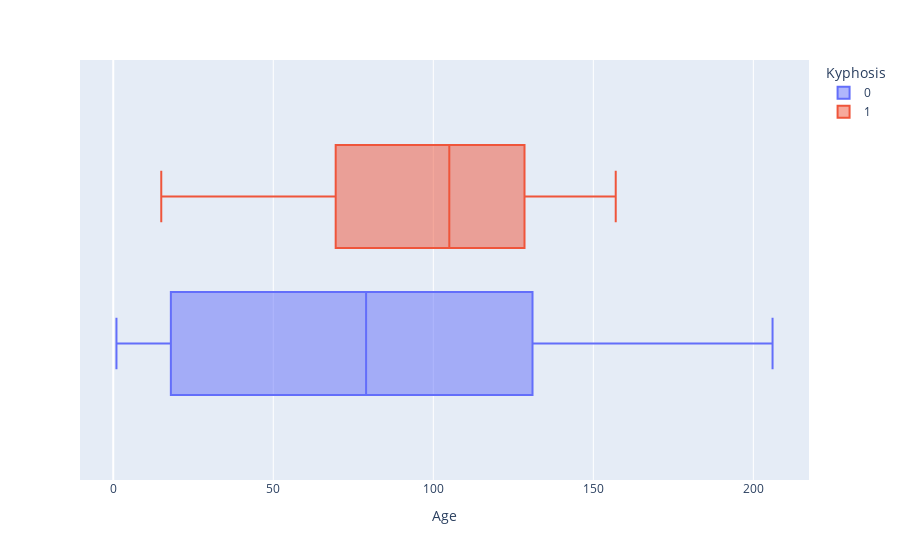
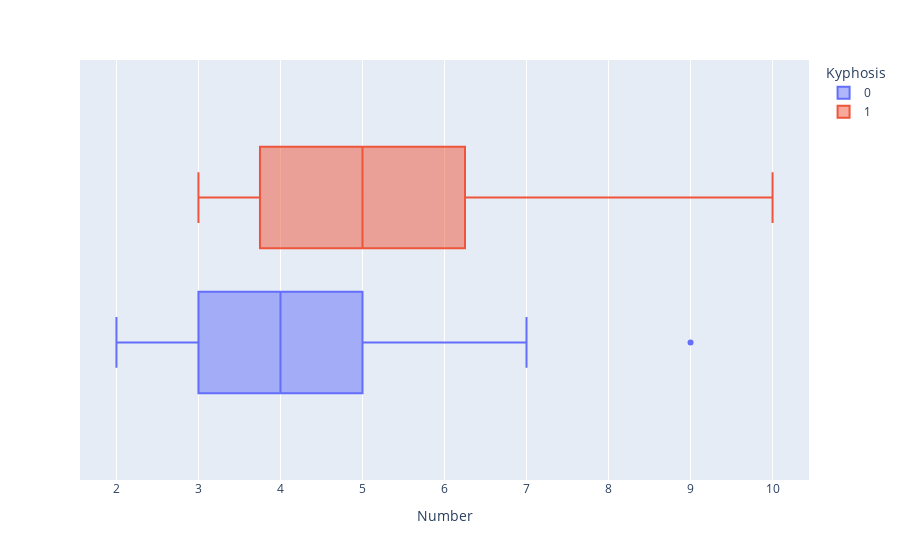
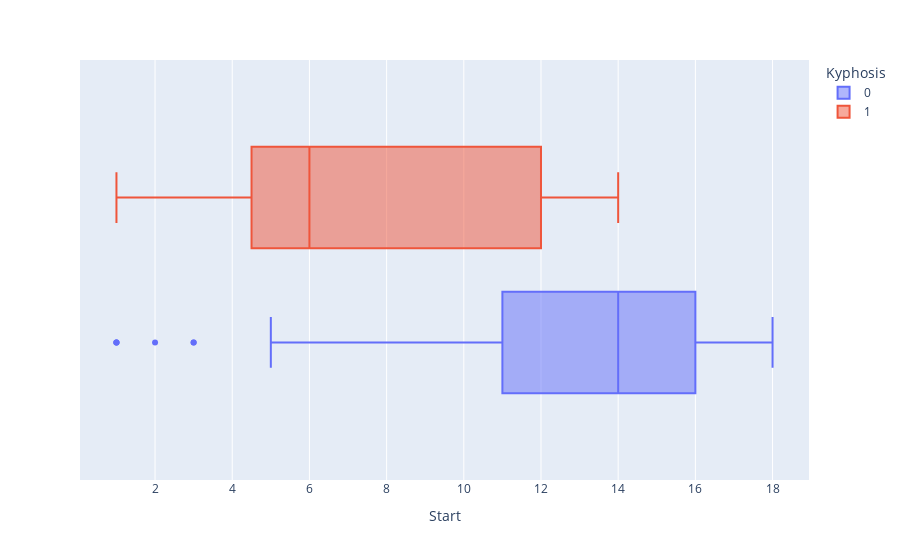

The notebook cell saved with these charts, in order:
### Code cell
# boxplots of numerical features for outlier detection using plotly
fig = px.box(df, x='Age', color='Kyphosis')
fig.show()

fig = px.box(df, x='Number', color='Kyphosis')
fig.show()

fig = px.box(df, x='Start', color='Kyphosis')
fig.show()

### Figure 1 — Plotly figure (JSON) as saved in the notebook; plotly's stock layout.template omitted (floating-point values rounded to 4 significant figures)
{"data": [{"alignmentgroup": "True", "hovertemplate": "Kyphosis=0<br>Age=%{x}<extra></extra>", "legendgroup": "0", "marker": {"color": "#636efa"}, "name": "0", "notched": false, "offsetgroup": "0", "orientation": "h", "showlegend": true, "type": "box", "x": [71, 158, 2, 1, 1, 61, 37, 113, 148, 18, 1, 168, 1, 78, 175, 80, 27, 22, 131, 9, 8, 100, 4, 151, 31, 125, 130, 112, 140, 93, 1, 20, 35, 143, 61, 97, 136, 131, 177, 68, 9, 2, 140, 72, 2, 51, 102, 81, 118, 118, 17, 195, 159, 18, 15, 158, 127, 87, 206, 11, 178, 26, 120, 36], "x0": " ", "xaxis": "x", "y0": " ", "yaxis": "y"}, {"alignmentgroup": "True", "hovertemplate": "Kyphosis=1<br>Age=%{x}<extra></extra>", "legendgroup": "1", "marker": {"color": "#EF553B"}, "name": "1", "notched": false, "offsetgroup": "1", "orientation": "h", "showlegend": true, "type": "box", "x": [128, 59, 82, 105, 96, 15, 52, 91, 73, 139, 121, 139, 120, 130, 114, 157, 42], "x0": " ", "xaxis": "x", "y0": " ", "yaxis": "y"}], "layout": {"boxmode": "group", "legend": {"title": {"text": "Kyphosis"}, "tracegroupgap": 0}, "margin": {"t": 60}, "xaxis": {"anchor": "y", "domain": [0, 1], "title": {"text": "Age"}}, "yaxis": {"anchor": "x", "domain": [0, 1]}}}

### Figure 2 — Plotly figure (JSON) as saved in the notebook; plotly's stock layout.template omitted (floating-point values rounded to 4 significant figures)
{"data": [{"alignmentgroup": "True", "hovertemplate": "Kyphosis=0<br>Number=%{x}<extra></extra>", "legendgroup": "0", "marker": {"color": "#636efa"}, "name": "0", "notched": false, "offsetgroup": "0", "orientation": "h", "showlegend": true, "type": "box", "x": [3, 3, 5, 4, 2, 2, 3, 2, 3, 5, 4, 3, 3, 6, 5, 5, 4, 2, 2, 5, 3, 3, 3, 2, 3, 2, 5, 3, 5, 3, 3, 6, 3, 9, 4, 3, 4, 5, 2, 5, 2, 2, 4, 5, 3, 7, 3, 4, 3, 4, 4, 2, 4, 4, 5, 5, 4, 4, 4, 3, 4, 7, 2, 4], "x0": " ", "xaxis": "x", "y0": " ", "yaxis": "y"}, {"alignmentgroup": "True", "hovertemplate": "Kyphosis=1<br>Number=%{x}<extra></extra>", "legendgroup": "1", "marker": {"color": "#EF553B"}, "name": "1", "notched": false, "offsetgroup": "1", "orientation": "h", "showlegend": true, "type": "box", "x": [4, 6, 5, 6, 3, 7, 5, 5, 5, 3, 3, 10, 5, 4, 7, 3, 7], "x0": " ", "xaxis": "x", "y0": " ", "yaxis": "y"}], "layout": {"boxmode": "group", "legend": {"title": {"text": "Kyphosis"}, "tracegroupgap": 0}, "margin": {"t": 60}, "xaxis": {"anchor": "y", "domain": [0, 1], "title": {"text": "Number"}}, "yaxis": {"anchor": "x", "domain": [0, 1]}}}

### Figure 3 — Plotly figure (JSON) as saved in the notebook; plotly's stock layout.template omitted (floating-point values rounded to 4 significant figures)
{"data": [{"alignmentgroup": "True", "hovertemplate": "Kyphosis=0<br>Start=%{x}<extra></extra>", "legendgroup": "0", "marker": {"color": "#636efa"}, "name": "0", "notched": false, "offsetgroup": "0", "orientation": "h", "showlegend": true, "type": "box", "x": [5, 14, 1, 15, 16, 17, 16, 16, 16, 2, 12, 18, 16, 15, 13, 16, 9, 16, 3, 13, 6, 14, 16, 16, 16, 11, 13, 16, 11, 16, 9, 9, 13, 3, 1, 16, 15, 13, 14, 10, 17, 17, 15, 15, 13, 9, 13, 1, 16, 16, 10, 17, 13, 11, 16, 14, 12, 16, 10, 15, 15, 13, 13, 13], "x0": " ", "xaxis": "x", "y0": " ", "yaxis": "y"}, {"alignmentgroup": "True", "hovertemplate": "Kyphosis=1<br>Start=%{x}<extra></extra>", "legendgroup": "1", "marker": {"color": "#EF553B"}, "name": "1", "notched": false, "offsetgroup": "1", "orientation": "h", "showlegend": true, "type": "box", "x": [5, 12, 14, 5, 12, 2, 6, 12, 1, 10, 3, 6, 8, 1, 8, 13, 6], "x0": " ", "xaxis": "x", "y0": " ", "yaxis": "y"}], "layout": {"boxmode": "group", "legend": {"title": {"text": "Kyphosis"}, "tracegroupgap": 0}, "margin": {"t": 60}, "xaxis": {"anchor": "y", "domain": [0, 1], "title": {"text": "Start"}}, "yaxis": {"anchor": "x", "domain": [0, 1]}}}
